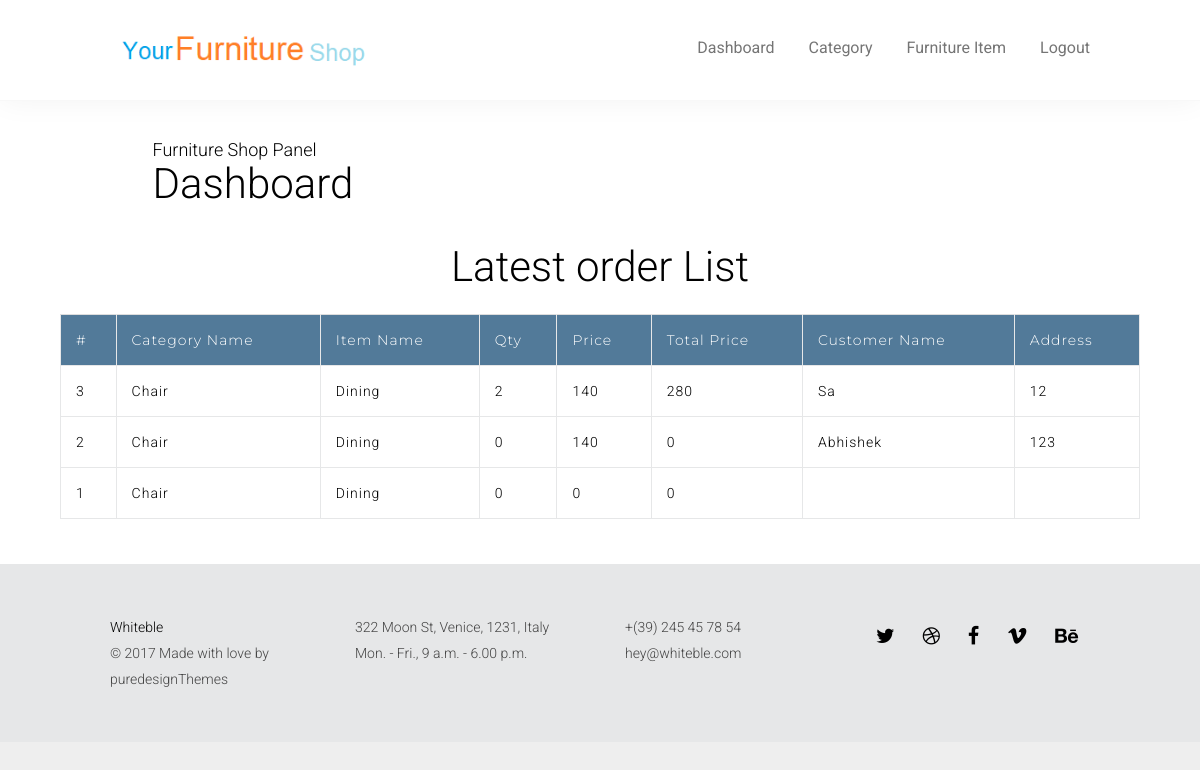
/fshop/fshop_desk.php, run on the app's committed database.
### tables this page shows
CREATE TABLE `order_details` (
  `order_details_id` int(10) NOT NULL,
  `f_id` int(10) NOT NULL,
  `price` int(10) NOT NULL,
  `qty` int(10) NOT NULL,
  `cat_id` int(10) NOT NULL,
  `c_id` int(10) NOT NULL,
  `total_price` int(10) NOT NULL,
  `itemid` int(10) NOT NULL
);

CREATE TABLE `category` (
  `cat_id` int(10) NOT NULL,
  `cat_name` varchar(50) NOT NULL,
  `image` varchar(50) NOT NULL,
  `username` varchar(50) NOT NULL
);

CREATE TABLE `main_item` (
  `item_id` int(10) NOT NULL,
  `cat_id` int(10) NOT NULL,
  `item_name` varchar(50) NOT NULL,
  `price` int(10) NOT NULL,
  `qty` int(10) NOT NULL,
  `image` varchar(50) NOT NULL,
  `username` varchar(50) NOT NULL
);

CREATE TABLE `customer` (
  `c_id` int(10) NOT NULL,
  `c_name` varchar(50) NOT NULL,
  `address` varchar(150) NOT NULL,
  `city_id` int(10) NOT NULL,
  `pincode` int(10) NOT NULL,
  `phone_number` int(10) NOT NULL,
  `user_name` varchar(50) NOT NULL,
  `date_registration` varchar(50) NOT NULL
);

### fshop/fshop_desk.php (the view, shortened to what this page needs)
<?php
    $user = $_SESSION["fshop_username"];
?>
<!DOCTYPE html>
<html lang="en">
<head>
    <?php
            include("head.php");
    ?>
</head>
    <body>
        <div id="main-wrap">
                <?php
                    include("header.php");
                ?>
            <div id="page-content">
            <form name="frmdropdown" method="post" >
                <div class="container">
                        <div class="row">
                            <div class="col-sm-1"></div>
                            <div class="col-sm-8">
                                <br><br>
                                <h4>Furniture Shop Panel</h4>
                                <h2>Dashboard</h2>
                            </div>
                            <div class="col-sm-3"></div>
                        </div>
                        <div class="row">
                            <div class="col-sm-2"></div>
                            <div class="col-sm-8">
                                <br><br>
                                    <h2 align="center">Latest order List</h2>
                            </div>
                            <div class="col-sm-2"></div>
                        </div>
                </div>
                    <div class="container">
                                        <div class="row padding-sm">
                            <div class="col-md-12">
                                <div class="table-responsive">
                                <?php
                                    $res_fshop = mysql_query("Select * FROM furniture_shop where user_name = '$user'");
                                    $res1=mysql_fetch_row($res_fshop);
                                    $shopid = $res1[0];
                                    $dd_res=mysql_query("Select * FROM order_details where f_id = '$shopid'  order by order_details_id DESC");
                                ?>
                                    <table class="table">
                                        <tbody>
                                            <tr>
                                                <th>#</th>
                                                <th>Category Name</th>
                                                <th>Item Name</th>
                                                <th>Qty</th>
                                                <th>Price</th>
                                                <th>Total Price</th>
                                                <th>Customer Name</th>
                                                <th>Address</th>
                                            </tr>
                                    <?php
                                        while($r1=mysql_fetch_row($dd_res)){
                                    ?>
                                                    <tr>
                                                        <td><?php echo $r1[0]; ?></td>
                                                        <td><?php
                                                                 $dd_res3=mysql_query("Select cat_id,cat_name FROM category where cat_id = '$r1[4]'");
                                                                 $r3=mysql_fetch_row($dd_res3);
                                                                echo $r3[1];
                                                            ?>
                                                        </td>
                                                        <td><?php
                                                                $dd_res4=mysql_query("Select item_id,item_name FROM main_item where item_id = '$r1[7]'");
                                                                $r4=mysql_fetch_row($dd_res4);
                                                               echo $r4[1];
                                                            ?>
                                                        </td>
                                                        <td>
                                                            <?php
                                                                echo $r1[3];
                                                            ?>
                                                        </td>
                                                        <td><?php echo $r1[2]; ?></td>
                                                        <td><?php echo $r1[6]; ?></td>
                                                        <td><?php
                                                                $dd_res5=mysql_query("Select c_id,c_name,address FROM customer where c_id = '$r1[5]'");
                                                                $r5=mysql_fetch_row($dd_res5);
                                                               echo $r5[1];
                                                            ?>
                                                        </td>
                                                        <td><?php echo $r5[2]; ?></td>
                                                    </tr>
                                                    <?php
                                                        }
                                                    ?>
                                                </tbody>
                                            </table>
                                        </div>
                                    </div>
                                </div>
                                                    </div>
                </div>
            </div>
            <?php
                include("footer.php");
            ?>
    </body>
</html>

### fshop/head.php (shortened to what this page needs)
<!DOCTYPE html>
<html>
        <link rel="stylesheet" href="assets/css/bootstrap/bootstrap.min.css">
        <link rel="stylesheet" href="assets/css/bootstrap/bootstrap-theme.min.css">
        <link rel="stylesheet" href="assets/css/style.css">
        <link rel="stylesheet" href="assets/css/font-awesome.min.css">
        <link rel="stylesheet" href="assets/css/ionicons.min.css">
        <link rel="stylesheet" href="assets/css/flexslider.css">
        <link rel="stylesheet" href="assets/css/owl.carousel.css">
        <link rel="stylesheet" href="assets/css/magnific-popup.css">
</html>

### fshop/header.php (shortened to what this page needs)
<header id="header" class="border">
    <div class="container">
        <nav class="navbar navbar-default">
            <div id="logo">
                <a class="navbar-brand" href="index-2.html">
                    <img src="assets/img/logo.png" class="normal" alt="logo">
                </a>
            </div>
            <div id="sidemenu">
                <div class="menu-holder">
                    <ul>
                        <li class="submenu">
                            <a href="fshop_desk.php">Dashboard</a>
                        </li>
                        <li class="submenu">
                            <a href="javascript:void(0)">Category</a>
                        </li>
                        <li class="submenu">
                            <a href="javascript:void(0)">Furniture Item</a>
                        </li>
                        <li class="submenu">
                            <a href="">Logout</a>
                        </li>
                    </ul>
                </div>
            </div>
        </nav>
    </div>
</header>

### fshop/footer.php
<footer>
    <div class="container">
        <div class="row no-margin">
            <div class="col-md-3 text">
                <h5>Whiteble</h5>
                <p>© 2017 Made with love by <a href="http://wearepuredesign.com/" target="_blank">puredesignThemes</a></p>
            </div>
            <div class="col-md-3 text small">
                <p>322 Moon St, Venice, 1231, Italy<br>
                    Mon. - Fri., 9 a.m. - 6.00 p.m.</p>
            </div>
            <div class="col-md-2 text small">
                <p>+(39) 245 45 78 54<br>
                    hey@whiteble.com</p>
            </div>
            <div class="col-md-4 text">
                <div class="row no-margin">
                    <ul class="social">
                        <li><a href="#"><i class="fa fa-twitter" aria-hidden="true"></i></a></li>
                        <li><a href="#"><i class="fa fa-dribbble" aria-hidden="true"></i></a></li>
                        <li><a href="#"><i class="fa fa-facebook" aria-hidden="true"></i></a></li>
                        <li><a href="#"><i class="fa fa-vimeo" aria-hidden="true"></i></a></li>
                        <li><a href="#"><i class="fa fa-behance" aria-hidden="true"></i></a></li>
                    </ul>
                </div>
            </div>
        </div>
    </div>
</footer>

### data on the page
order_details: order_details_id "3", cat.cat_name "Chair", main_item.item_name "Dining", qty "2", price "140", total_price "280", c.c_name "Sa", c.address "12"
order_details: order_details_id "2", cat.cat_name "Chair", main_item.item_name "Dining", qty "0", price "140", total_price "0", c.c_name "Abhishek", c.address "123"
order_details: order_details_id "1", cat.cat_name "Chair", main_item.item_name "Dining", qty "0", price "0", total_price "0"
